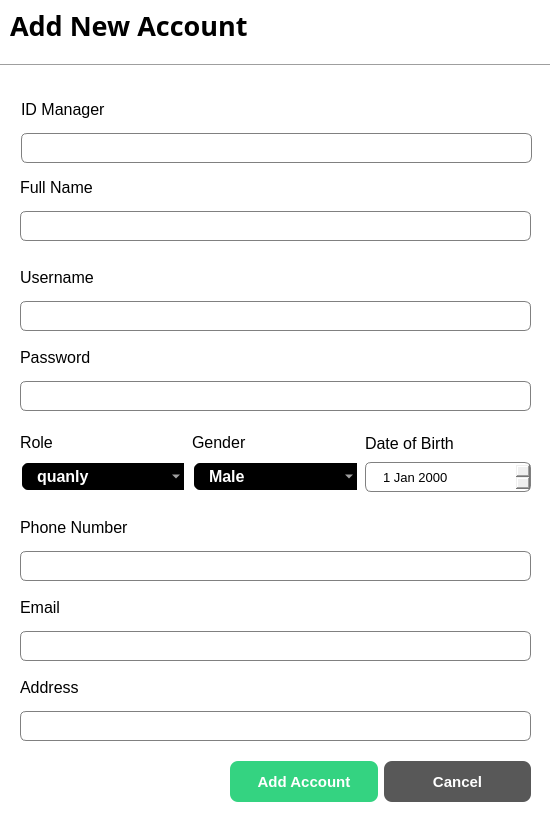
<?xml version="1.0" encoding="UTF-8"?>
<ui version="4.0">
 <class>AccountDialog</class>
 <widget class="QDialog" name="AccountDialog">
  <property name="geometry">
   <rect>
    <x>0</x>
    <y>0</y>
    <width>550</width>
    <height>820</height>
   </rect>
  </property>
  <property name="windowTitle">
   <string>Dialog</string>
  </property>
  <property name="styleSheet">
   <string notr="true">QDialog{
	background-color: rgb(255, 255, 255);
}
QLineEdit{
	border: 1px solid gray;
	border-radius:6px;
	padding-left:15px;
	height:30px;
}
QDateEdit{
	border:1px solid gray;
	border-radius:6px;
	padding-left:15px;
	height:28px;
}
QComboBox{
	border:2px solid white;
	border-radius:8px;
	padding:1px 15px 1px 3px;
	background-color: black;
	color:white;
	height:25px;
	padding-left:15px;
	font-weight:bold;
	selection-background-color:#298089;
}
</string>
  </property>
  <widget class="Line" name="line">
   <property name="geometry">
    <rect>
     <x>0</x>
     <y>50</y>
     <width>551</width>
     <height>31</height>
    </rect>
   </property>
   <property name="orientation">
    <enum>Qt::Horizontal</enum>
   </property>
  </widget>
  <widget class="QLabel" name="label">
   <property name="geometry">
    <rect>
     <x>10</x>
     <y>10</y>
     <width>251</width>
     <height>31</height>
    </rect>
   </property>
   <property name="font">
    <font>
     <family>Rockwell</family>
     <pointsize>20</pointsize>
     <bold>true</bold>
    </font>
   </property>
   <property name="text">
    <string>Add New Account</string>
   </property>
  </widget>
  <widget class="QWidget" name="layoutWidget">
   <property name="geometry">
    <rect>
     <x>230</x>
     <y>760</y>
     <width>301</width>
     <height>43</height>
    </rect>
   </property>
   <layout class="QHBoxLayout" name="horizontalLayout_2">
    <item>
     <widget class="QPushButton" name="Add_Account_Button">
      <property name="minimumSize">
       <size>
        <width>0</width>
        <height>41</height>
       </size>
      </property>
      <property name="styleSheet">
       <string notr="true">QPushButton{	
	background-color: #34D381;
	border:none;
	color:white;
	border-radius:8px;
	font-weight:bold;
	font-size:15px;
}</string>
      </property>
      <property name="text">
       <string>Add Account</string>
      </property>
     </widget>
    </item>
    <item>
     <widget class="QPushButton" name="CancelButton">
      <property name="minimumSize">
       <size>
        <width>0</width>
        <height>41</height>
       </size>
      </property>
      <property name="styleSheet">
       <string notr="true">QPushButton{
	background-color: #585858;
	border:none;
	color:white;
	border-radius:8px;
	font-weight:bold;
	font-size:15px;
}</string>
      </property>
      <property name="text">
       <string>Cancel</string>
      </property>
     </widget>
    </item>
   </layout>
  </widget>
  <widget class="QWidget" name="layoutWidget_2">
   <property name="geometry">
    <rect>
     <x>20</x>
     <y>260</y>
     <width>511</width>
     <height>71</height>
    </rect>
   </property>
   <layout class="QVBoxLayout" name="verticalLayout_2">
    <item>
     <widget class="QLabel" name="label_3">
      <property name="font">
       <font>
        <pointsize>12</pointsize>
       </font>
      </property>
      <property name="text">
       <string>Username</string>
      </property>
     </widget>
    </item>
    <item>
     <widget class="QLineEdit" name="Username_Account_lineEdit">
      <property name="minimumSize">
       <size>
        <width>0</width>
        <height>30</height>
       </size>
      </property>
      <property name="maximumSize">
       <size>
        <width>16777215</width>
        <height>30</height>
       </size>
      </property>
      <property name="font">
       <font>
        <pointsize>10</pointsize>
       </font>
      </property>
     </widget>
    </item>
   </layout>
  </widget>
  <widget class="QWidget" name="layoutWidget_3">
   <property name="geometry">
    <rect>
     <x>20</x>
     <y>340</y>
     <width>511</width>
     <height>71</height>
    </rect>
   </property>
   <layout class="QVBoxLayout" name="verticalLayout_4">
    <item>
     <widget class="QLabel" name="label_5">
      <property name="font">
       <font>
        <pointsize>12</pointsize>
       </font>
      </property>
      <property name="text">
       <string>Password</string>
      </property>
     </widget>
    </item>
    <item>
     <widget class="QLineEdit" name="Password_Account_lineEdit">
      <property name="minimumSize">
       <size>
        <width>0</width>
        <height>30</height>
       </size>
      </property>
      <property name="maximumSize">
       <size>
        <width>16777215</width>
        <height>30</height>
       </size>
      </property>
      <property name="font">
       <font>
        <pointsize>10</pointsize>
       </font>
      </property>
     </widget>
    </item>
   </layout>
  </widget>
  <widget class="QWidget" name="layoutWidget">
   <property name="geometry">
    <rect>
     <x>21</x>
     <y>92</y>
     <width>511</width>
     <height>71</height>
    </rect>
   </property>
   <layout class="QVBoxLayout" name="verticalLayout">
    <item>
     <widget class="QLabel" name="label_2">
      <property name="font">
       <font>
        <pointsize>12</pointsize>
       </font>
      </property>
      <property name="text">
       <string>ID Manager</string>
      </property>
     </widget>
    </item>
    <item>
     <widget class="QLineEdit" name="ID_Manager_lineEdit">
      <property name="minimumSize">
       <size>
        <width>0</width>
        <height>30</height>
       </size>
      </property>
      <property name="maximumSize">
       <size>
        <width>16777215</width>
        <height>30</height>
       </size>
      </property>
      <property name="font">
       <font>
        <pointsize>10</pointsize>
       </font>
      </property>
     </widget>
    </item>
   </layout>
  </widget>
  <widget class="QWidget" name="layoutWidget">
   <property name="geometry">
    <rect>
     <x>20</x>
     <y>170</y>
     <width>511</width>
     <height>71</height>
    </rect>
   </property>
   <layout class="QVBoxLayout" name="verticalLayout_3">
    <item>
     <widget class="QLabel" name="label_4">
      <property name="font">
       <font>
        <pointsize>12</pointsize>
       </font>
      </property>
      <property name="text">
       <string>Full Name</string>
      </property>
     </widget>
    </item>
    <item>
     <widget class="QLineEdit" name="Name_Manager_lineEdit">
      <property name="minimumSize">
       <size>
        <width>0</width>
        <height>30</height>
       </size>
      </property>
      <property name="maximumSize">
       <size>
        <width>16777215</width>
        <height>30</height>
       </size>
      </property>
      <property name="font">
       <font>
        <pointsize>10</pointsize>
       </font>
      </property>
     </widget>
    </item>
   </layout>
  </widget>
  <widget class="QWidget" name="layoutWidget">
   <property name="geometry">
    <rect>
     <x>20</x>
     <y>590</y>
     <width>511</width>
     <height>71</height>
    </rect>
   </property>
   <layout class="QVBoxLayout" name="verticalLayout_9">
    <item>
     <widget class="QLabel" name="label_10">
      <property name="font">
       <font>
        <pointsize>12</pointsize>
       </font>
      </property>
      <property name="text">
       <string>Email</string>
      </property>
     </widget>
    </item>
    <item>
     <widget class="QLineEdit" name="Email_Manager_lineEdit">
      <property name="minimumSize">
       <size>
        <width>0</width>
        <height>30</height>
       </size>
      </property>
      <property name="maximumSize">
       <size>
        <width>16777215</width>
        <height>30</height>
       </size>
      </property>
      <property name="font">
       <font>
        <pointsize>10</pointsize>
       </font>
      </property>
     </widget>
    </item>
   </layout>
  </widget>
  <widget class="QWidget" name="layoutWidget">
   <property name="geometry">
    <rect>
     <x>20</x>
     <y>670</y>
     <width>511</width>
     <height>71</height>
    </rect>
   </property>
   <layout class="QVBoxLayout" name="verticalLayout_5">
    <item>
     <widget class="QLabel" name="label_6">
      <property name="font">
       <font>
        <pointsize>12</pointsize>
       </font>
      </property>
      <property name="text">
       <string>Address</string>
      </property>
     </widget>
    </item>
    <item>
     <widget class="QLineEdit" name="Address_Manager_lineEdit">
      <property name="minimumSize">
       <size>
        <width>0</width>
        <height>30</height>
       </size>
      </property>
      <property name="maximumSize">
       <size>
        <width>16777215</width>
        <height>30</height>
       </size>
      </property>
      <property name="font">
       <font>
        <pointsize>10</pointsize>
       </font>
      </property>
     </widget>
    </item>
   </layout>
  </widget>
  <widget class="QWidget" name="layoutWidget">
   <property name="geometry">
    <rect>
     <x>20</x>
     <y>510</y>
     <width>511</width>
     <height>71</height>
    </rect>
   </property>
   <layout class="QVBoxLayout" name="verticalLayout_8">
    <item>
     <widget class="QLabel" name="label_9">
      <property name="font">
       <font>
        <pointsize>12</pointsize>
       </font>
      </property>
      <property name="text">
       <string>Phone Number</string>
      </property>
     </widget>
    </item>
    <item>
     <widget class="QLineEdit" name="Phone_Manager_lineEdit">
      <property name="minimumSize">
       <size>
        <width>0</width>
        <height>30</height>
       </size>
      </property>
      <property name="maximumSize">
       <size>
        <width>16777215</width>
        <height>30</height>
       </size>
      </property>
      <property name="font">
       <font>
        <pointsize>10</pointsize>
       </font>
      </property>
     </widget>
    </item>
   </layout>
  </widget>
  <widget class="QWidget" name="layoutWidget">
   <property name="geometry">
    <rect>
     <x>20</x>
     <y>430</y>
     <width>511</width>
     <height>62</height>
    </rect>
   </property>
   <layout class="QHBoxLayout" name="horizontalLayout">
    <item>
     <layout class="QVBoxLayout" name="verticalLayout_6">
      <item>
       <widget class="QLabel" name="label_7">
        <property name="font">
         <font>
          <pointsize>12</pointsize>
         </font>
        </property>
        <property name="text">
         <string>Role</string>
        </property>
       </widget>
      </item>
      <item>
       <widget class="QComboBox" name="Role_Account_comboBox">
        <property name="font">
         <font>
          <pointsize>12</pointsize>
          <bold>true</bold>
         </font>
        </property>
        <item>
         <property name="text">
          <string>quanly</string>
         </property>
        </item>
        <item>
         <property name="text">
          <string>admin</string>
         </property>
        </item>
       </widget>
      </item>
     </layout>
    </item>
    <item>
     <layout class="QVBoxLayout" name="verticalLayout_10">
      <item>
       <widget class="QLabel" name="label_11">
        <property name="font">
         <font>
          <pointsize>12</pointsize>
         </font>
        </property>
        <property name="text">
         <string>Gender</string>
        </property>
       </widget>
      </item>
      <item>
       <widget class="QComboBox" name="Gender_Manager_comboBox">
        <property name="font">
         <font>
          <pointsize>12</pointsize>
          <bold>true</bold>
         </font>
        </property>
        <item>
         <property name="text">
          <string>Male</string>
         </property>
        </item>
        <item>
         <property name="text">
          <string>Female</string>
         </property>
        </item>
       </widget>
      </item>
     </layout>
    </item>
    <item>
     <layout class="QVBoxLayout" name="verticalLayout_7">
      <item>
       <widget class="QLabel" name="label_8">
        <property name="font">
         <font>
          <pointsize>12</pointsize>
         </font>
        </property>
        <property name="text">
         <string>Date of Birth</string>
        </property>
       </widget>
      </item>
      <item>
       <widget class="QDateEdit" name="Birth_Manage_dateEdit">
        <property name="font">
         <font>
          <pointsize>10</pointsize>
         </font>
        </property>
       </widget>
      </item>
     </layout>
    </item>
   </layout>
  </widget>
 </widget>
 <resources/>
 <connections/>
</ui>
